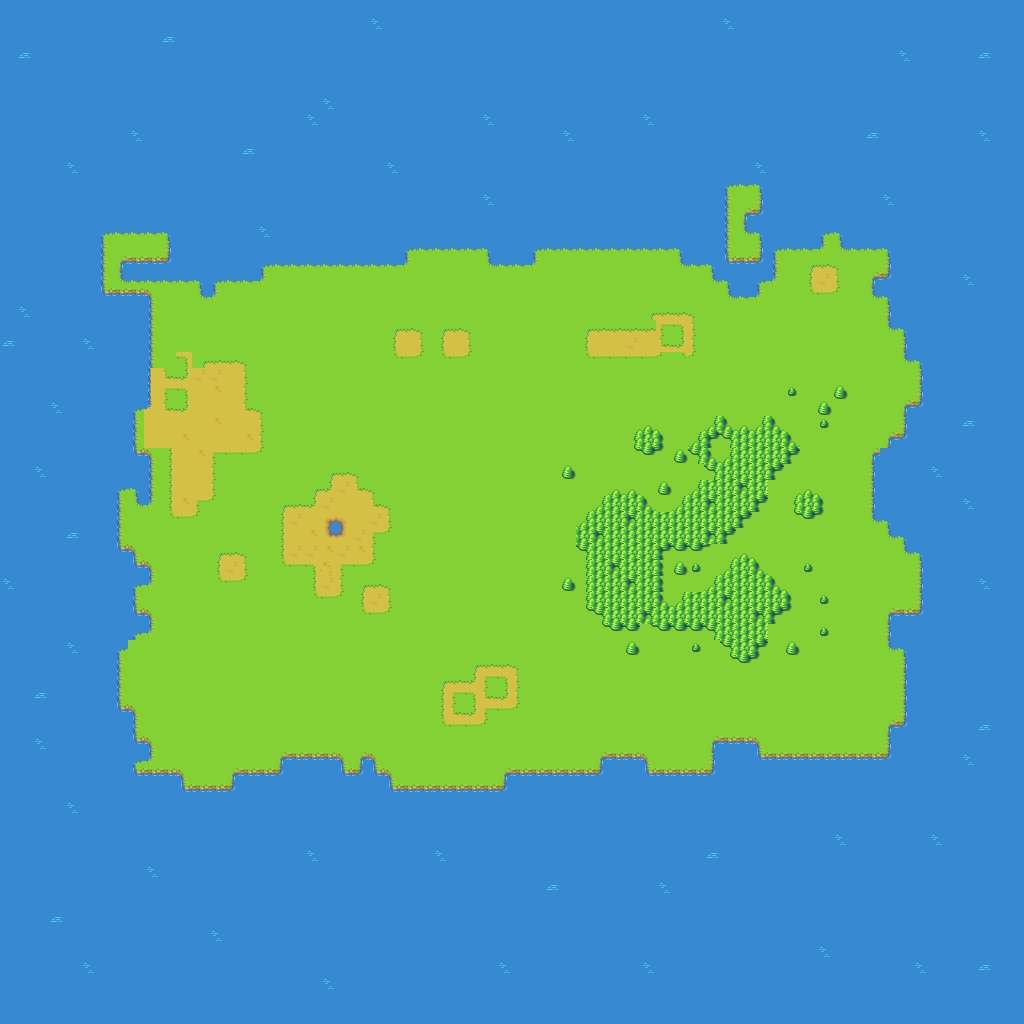

A level layout from a 2D game, rendered from its tile map. Below: a short description, then the map file with tile-grid data replaced by summaries:
An orthogonal 64x64 tile map with 16x16 px tiles, 2 tile layers (Tile Layer 1, Tile Layer 2).

<map version="1.0" tiledversion="1.0.3" orientation="orthogonal" renderorder="right-down" width="64" height="64" tilewidth="16" tileheight="16" nextobjectid="1">
 <tileset firstgid="1" source="overworld.tsx" />
 <layer name="Tile Layer 1" width="64" height="64">
  <data>[4096 cells, 4096 non-empty, 38 distinct tile ids]</data>
 </layer>
 <layer name="Tile Layer 2" width="64" height="64">
  <data>[4096 cells, 273 non-empty, 43 distinct tile ids]</data>
 </layer>
</map>
